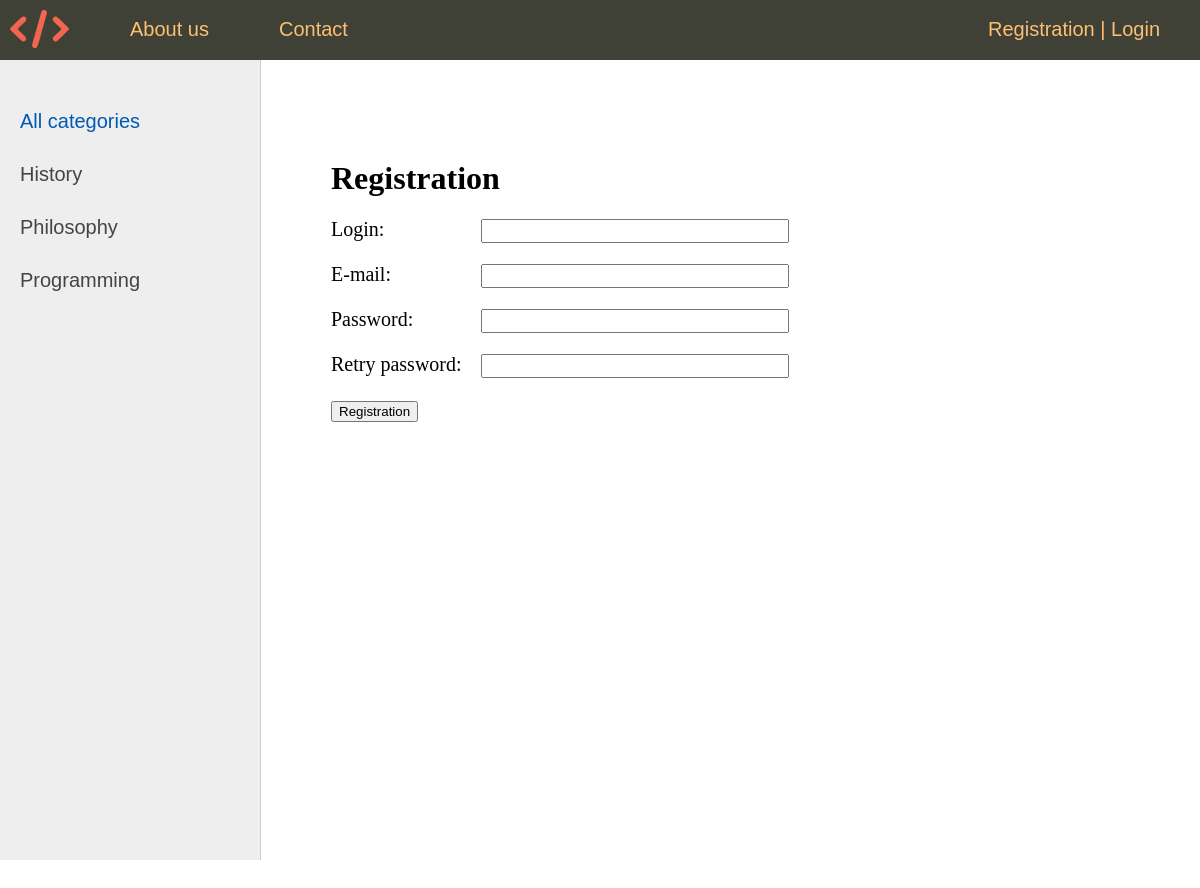
Screenshot of /register/ with the database file from the repository.
### women/models.py (models this page shows, shortened)
class Category(models.Model):
    name = models.CharField(max_length=100, db_index=True, verbose_name='category')
    slug = models.SlugField(max_length=255, unique=True, db_index=True, verbose_name="URL")
    def get_absolute_url(self):
        return reverse('category', kwargs={'cat_slug': self.slug})
    class Meta:
        verbose_name = "Category"
        verbose_name_plural = "Blog categories"
        ordering = ['id']

### women/views.py (the view, shortened to what this page needs)
# urls.py: path('register/', RegisterUser.as_view(), name='register'),
class RegisterUser(DataMixin, CreateView):
    form_class = RegisterUserForm
    template_name = 'women/register.html'
    success_url = reverse_lazy('login')
    def get_context_data(self, object_list=None, **kwargs):
        context = super().get_context_data(**kwargs)
        c_def = self.get_user_context(title='Registration')
        context = dict(list(context.items()) + list(c_def.items()))
        return context

### women/forms.py
class RegisterUserForm(UserCreationForm):
    username = forms.CharField(label='Login', widget=forms.TextInput(attrs={'class': 'form-input'}))
    email = forms.EmailField(label='E-mail', widget=forms.EmailInput(attrs={'class': 'form-input'}))
    password1 = forms.CharField(label='Password', widget=forms.PasswordInput(attrs={'class': 'form-input'}))
    password2 = forms.CharField(label='Retry password', widget=forms.PasswordInput(attrs={'class': 'form-input'}))
    class Meta:
        model = User
        fields = ('username', 'email', 'password1', 'password2')

### women/utils.py (called while the page is built)
    def get_user_context(self, **kwargs):
        context = kwargs
        cats = cache.get('cats')
        if not cats:
            cats = Category.objects.annotate(Count('postmodel'))
            cache.set('cats', cats, 60)
        user_menu = menu.copy()
        if self.request.user.is_superuser == False:
            user_menu.pop(3)
        if self.request.user.is_authenticated == False:
            user_menu.pop(1)
        context['menu'] = user_menu
        context['cats'] = cats
        if 'cat_selected' not in context:
            context['cat_selected'] = 0
        return context

### women/templates/women/register.html (shortened to what this page needs)
{% extends 'women/base.html' %}
{% block content %}
<h1>{{title}}</h1>
<form method="post">
	{% csrf_token %} {% for f in form %}
		<p>
			<label class="form-label" for="{{ f.id_for_label }}">{{f.label}}: </label>{{ f }}
		</p>
	{% endfor %}
	<button type="submit">Registration</button>
</form>
{% endblock %}

### women/templates/women/base.html (shortened to what this page needs)
{% load static %}
{% load women_tags %}
<!DOCTYPE html>
<html>
<head>
	<link type="text/css" href="{% static 'women/css/styles.css' %}" rel="stylesheet" />
</head>
<body>
<table class="table-page" border=0 cellpadding="0" cellspacing="0">
<tr><td valign=top>
{% block mainmenu %}
	<div class="header">
		<ul id="mainmenu" class="mainmenu">
			<li class="logo"><a href="{% url 'home' %}"><div class="logo"></div></a></li>
			{% for m in menu %}
				<li><a href="{% url m.url_name %}">{{m.title}}</a></li>
			{% endfor %}
			{% if request.user.is_authenticated %}
				<li class="last"> {{user.username}} | <a href="{% url 'logout' %}">Quit</a></li>
			{% else %}
				<li class="last"><a href="{% url 'register' %}">Registration</a> | <a href="{% url 'login' %}">Login</a></li>
			{% endif %}
		</ul>
	</div>
{% endblock mainmenu %}
<table class="table-content" border=0 cellpadding="0" cellspacing="0">
<tr>
<td valign="top" class="left-chapters">
	<ul id="leftchapters">
		{% if cat_selected == 0 %}
			<li class="selected">All categories</li>
		{% else %}
			<li><a href="{% url 'home' %}">All categories</a></li>
		{% endif %}
		{% for c in cats %}
			{% if c.postmodel__count > 0 %}
				{% if c.pk == cat_selected %}
					<li class="selected">{{c.name}}</li>
				{% else %}
					<li><a href="{{ c.get_absolute_url }}">{{c.name}}</a></li>
				{% endif %}
			{% endif %}
		{% endfor %}
	</ul>
</td>
<td valign="top" class="content">
<div class="content-text">
{% block content %}
{% endblock %}
</div>
</body>
</html>

### women/static/women/css/styles.css (style rules this page uses)
html, body { font-family: 'Arial'; margin: 0; padding: 0; height: 100%; width: 100%; color: #444; }
a { color: #0059b2; text-decoration: none; }
.table-page { width: 100%; height: 100%; vertical-align: top; }
.table-page tr { height: 100%; }
.header { background: #3F4137; height: 60px; }
.logo { background: url('../images/logo_simple.png') no-repeat 10px 10px; width: 100px; height: 100px; }
ul.mainmenu { list-style: none; margin: 0; padding: 0; height: 60px; color: #fdc073; font-size: 20px; overflow: hidden; }
ul.mainmenu li { float: left; margin: 18px 40px 0 30px; }
ul.mainmenu li.logo { margin: 0; }
ul.mainmenu li.last { float: right; }
ul.mainmenu li a { color: #fdc073; text-decoration: none; }
.table-content { width: 100%; min-height: 100%; height: 100%; }
.left-chapters { margin: 0; background: #eee; border-right: 1px solid #ccc; min-height: 100%; }
.left-chapters ul { width: 230px; min-height: 100%; margin: 0; padding: 20px 10px 10px 20px; list-style: none; font-size: 20px; }
.left-chapters ul li { margin: 30px 0 0 0; color: #999; }
.left-chapters ul li.selected { color: #0059b2; }
.left-chapters ul li a { color: #444; text-decoration: none; }
.content { padding: 40px 20px 20px 40px; width: 100%; box-sizing: border-box; }
.content-text { margin: 60px 0 0 30px; color: #000; font-size: 20px; font-family: Yandex Sans Display Light; }
.content-text h1 { font-size: 32px; }
.form-input { width: 300px; font-size: 16px; }
.form-label { display: inline-block; min-width: 150px; vertical-align: top; }

### rows the page displays
Category: name "History"
Category: name "Philosophy"
Category: name "Programming"

### other values shown
{{ m.title }} "About us" "Contact"
{{ title }} "Registration"
{{ f.label }} "Login" "E-mail" "Password" "Retry password"
